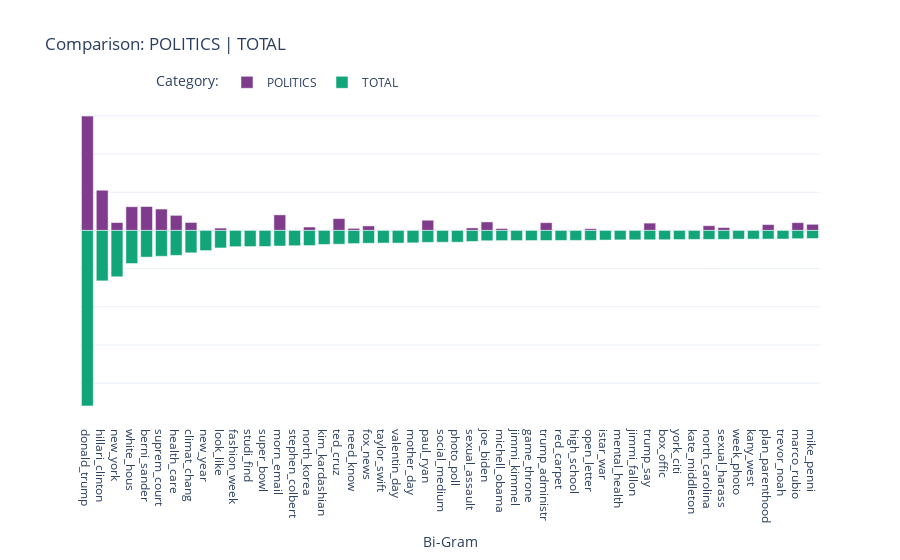

The code cell stored with this chart in its notebook:
### Code cell
comp_bigram_comparisons('POLITICS','TOTAL')

### Figure 1 — Plotly figure (JSON) as saved in the notebook; plotly's stock layout.template omitted (floating-point values rounded to 4 significant figures)
{"data": [{"alignmentgroup": "True", "hovertemplate": "Category:=POLITICS<br>Bi-Gram=%{x}<br>value=%{y}<", "legendgroup": "POLITICS", "marker": {"color": "rgb(127, 60, 141)", "pattern": {"shape": ""}}, "name": "POLITICS", "offsetgroup": "POLITICS", "orientation": "v", "showlegend": true, "textposition": "auto", "type": "bar", "x": ["donald_trump", "hillari_clinton", "new_york", "white_hous", "berni_sander", "suprem_court", "health_care", "climat_chang", "new_year", "look_like", "fashion_week", "studi_find", "super_bowl", "morn_email", "stephen_colbert", "north_korea", "kim_kardashian", "ted_cruz", "need_know", "fox_news", "taylor_swift", "valentin_day", "mother_day", "paul_ryan", "social_medium", "photo_poll", "sexual_assault", "joe_biden", "michell_obama", "jimmi_kimmel", "game_throne", "trump_administr", "red_carpet", "high_school", "open_letter", "istar_war", "mental_health", "jimmi_fallon", "trump_say", "box_offic", "york_citi", "kate_middleton", "north_carolina", "sexual_harass", "week_photo", "kany_west", "plan_parenthood", "trevor_noah", "marco_rubio", "mike_penni"], "xaxis": "x", "y": [2993, 1052, 206, 621, 626, 560, 395, 209, 0, 62, 0, 0, 0, 408, 0, 89, 0, 310, 55, 118, 0, 0, 0, 267, 0, 0, 66, 223, 50, 0, 0, 203, 0, 0, 46, 0, 0, 0, 192, 0, 0, 0, 123, 75, 0, 0, 153, 0, 204, 160], "yaxis": "y"}, {"alignmentgroup": "True", "hovertemplate": "Category:=TOTAL<br>Bi-Gram=%{x}<br>value=%{y}<extra></extra>", "legendgroup": "TOTAL", "marker": {"color": "rgb(17, 165, 121)", "pattern": {"shape": ""}}, "name": "TOTAL", "offsetgroup": "TOTAL", "orientation": "v", "showlegend": true, "textposition": "auto", "type": "bar", "x": ["donald_trump", "hillari_clinton", "new_york", "white_hous", "berni_sander", "suprem_court", "health_care", "climat_chang", "new_year", "look_like", "fashion_week", "studi_find", "super_bowl", "morn_email", "stephen_colbert", "north_korea", "kim_kardashian", "ted_cruz", "need_know", "fox_news", "valentin_day", "taylor_swift", "mother_day", "paul_ryan", "social_medium", "photo_poll", "sexual_assault", "joe_biden", "michell_obama", "jimmi_kimmel", "game_throne", "trump_administr", "red_carpet", "high_school", "open_letter", "istar_war", "mental_health", "jimmi_fallon", "trump_say", "box_offic", "york_citi", "kate_middleton", "sexual_harass", "north_carolina", "kany_west", "week_photo", "plan_parenthood", "trevor_noah", "marco_rubio", "mike_penni"], "xaxis": "x", "y": [-4594, -1321, -1214, -867, -699, -677, -653, -587, -528, -459, -426, -423, -421, -408, -401, -396, -367, -361, -345, -336, -331, -331, -325, -312, -309, -308, -290, -271, -267, -266, -265, -264, -262, -261, -259, -252, -247, -246, -245, -244, -239, -235, -234, -234, -228, -228, -227, -226, -217, -212], "yaxis": "y"}], "layout": {"barmode": "relative", "legend": {"orientation": "h", "title": {"text": "Category:"}, "tracegroupgap": 0, "x": 0.1, "y": 1.1}, "title": {"text": "Comparison: POLITICS | TOTAL"}, "xaxis": {"anchor": "y", "domain": [0, 1], "title": {"text": "Bi-Gram"}}, "yaxis": {"anchor": "x", "domain": [0, 1], "showticklabels": false, "title": {"text": ""}}}}
